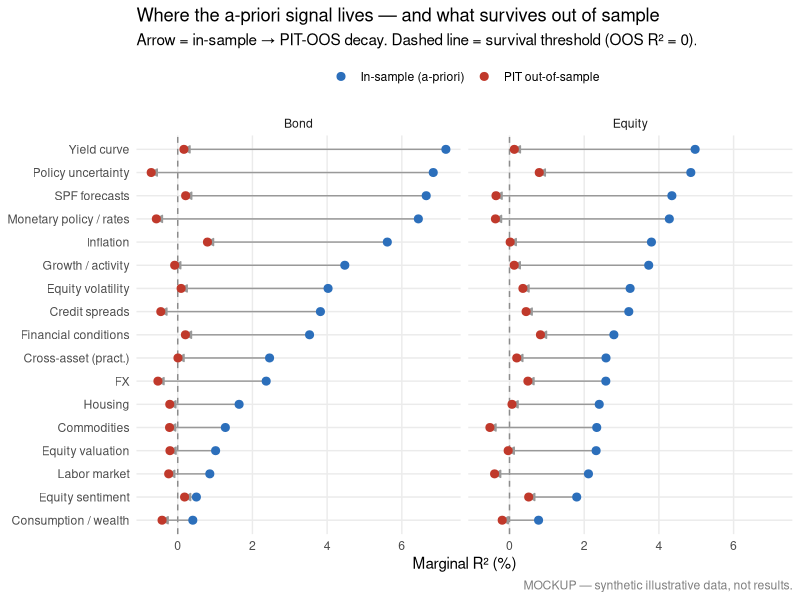
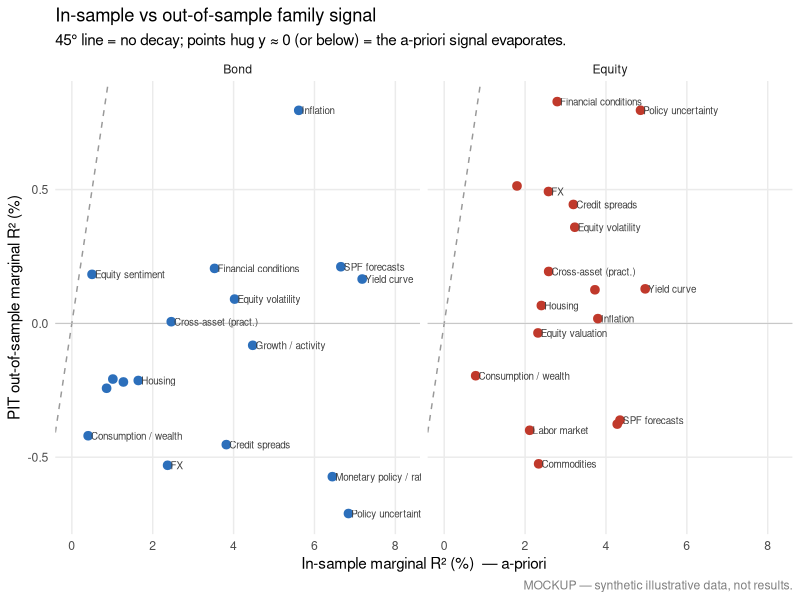

Recreate these plots in R, in order.
# MOCKUP ONLY — synthetic/illustrative data, NOT results.
# Two geometries for the combined a-priori(ITS) -> OOS family-signal exhibit.
suppressMessages({library(ggplot2); library(dplyr); library(tidyr)})

set.seed(1)
fams <- c("Yield curve","Policy uncertainty","SPF forecasts","Monetary policy / rates",
          "Inflation","Growth / activity","Equity volatility","Credit spreads",
          "Financial conditions","Cross-asset (pract.)","FX","Housing","Commodities",
          "Equity valuation","Labor market","Equity sentiment","Consumption / wealth")

# Synthetic in-sample marginal R% (concentrated) and PIT-OOS marginal R% (collapses, some <0)
mk <- function(its_hi, seed){
  set.seed(seed)
  its <- sort(runif(length(fams), 0.4, its_hi), decreasing = TRUE)
  oos <- pmax(-1.6, its*runif(length(fams), -0.15, 0.28) + rnorm(length(fams), 0, 0.25))
  tibble(family = fams, its = its, oos = oos)
}
dat <- bind_rows(bond = mk(7.5, 11), equity = mk(5.0, 22), .id = "target") |>
  mutate(target = factor(target, c("bond","equity"), c("Bond","Equity")))

ord <- dat |> group_by(family) |> summarise(m = mean(its)) |> arrange(m) |> pull(family)
dat$family <- factor(dat$family, levels = ord)

# ---- (1) DUMBBELL / ARROW ----
long <- dat |> pivot_longer(c(its, oos), names_to = "leg", values_to = "r2") |>
  mutate(leg = factor(leg, c("its","oos"), c("In-sample (a-priori)","PIT out-of-sample")))

g1 <- ggplot(dat) +
  geom_vline(xintercept = 0, linetype = "dashed", colour = "grey55") +
  geom_segment(aes(y = family, yend = family, x = its, xend = oos),
               colour = "grey60",
               arrow = arrow(length = unit(0.07, "inches"), type = "closed")) +
  geom_point(data = long, aes(x = r2, y = family, colour = leg), size = 2.4) +
  facet_wrap(~target) +
  scale_colour_manual(values = c("In-sample (a-priori)" = "#2c6fbb",
                                 "PIT out-of-sample" = "#c0392b"), name = NULL) +
  labs(x = "Marginal R² (%)", y = NULL,
       title = "Where the a-priori signal lives — and what survives out of sample",
       subtitle = "Arrow = in-sample → PIT-OOS decay. Dashed line = survival threshold (OOS R² = 0).",
       caption = "MOCKUP — synthetic illustrative data, not results.") +
  theme_minimal(base_size = 11) +
  theme(legend.position = "top", panel.grid.minor = element_blank(),
        plot.caption = element_text(colour = "grey50"))

ggsave("figures/scratch_mockup_dumbbell.png", g1, width = 10, height = 6.2, dpi = 150)

# ---- (2) ITS-vs-OOS SCATTER ----
g2 <- ggplot(dat, aes(its, oos)) +
  geom_abline(slope = 1, intercept = 0, linetype = "dashed", colour = "grey60") +
  geom_hline(yintercept = 0, colour = "grey75", linewidth = 0.3) +
  geom_point(aes(colour = target), size = 2.6) +
  geom_text(aes(label = family), size = 2.5, hjust = 0, nudge_x = 0.07,
            check_overlap = TRUE, colour = "grey25") +
  facet_wrap(~target) +
  scale_colour_manual(values = c("Bond" = "#2c6fbb", "Equity" = "#c0392b"), guide = "none") +
  coord_cartesian(xlim = c(0, 8.2)) +
  labs(x = "In-sample marginal R² (%)  — a-priori",
       y = "PIT out-of-sample marginal R² (%)",
       title = "In-sample vs out-of-sample family signal",
       subtitle = "45° line = no decay; points hug y ≈ 0 (or below) = the a-priori signal evaporates.",
       caption = "MOCKUP — synthetic illustrative data, not results.") +
  theme_minimal(base_size = 11) +
  theme(panel.grid.minor = element_blank(), plot.caption = element_text(colour = "grey50"))

ggsave("figures/scratch_mockup_scatter.png", g2, width = 10, height = 5.6, dpi = 150)
cat("done\n")
